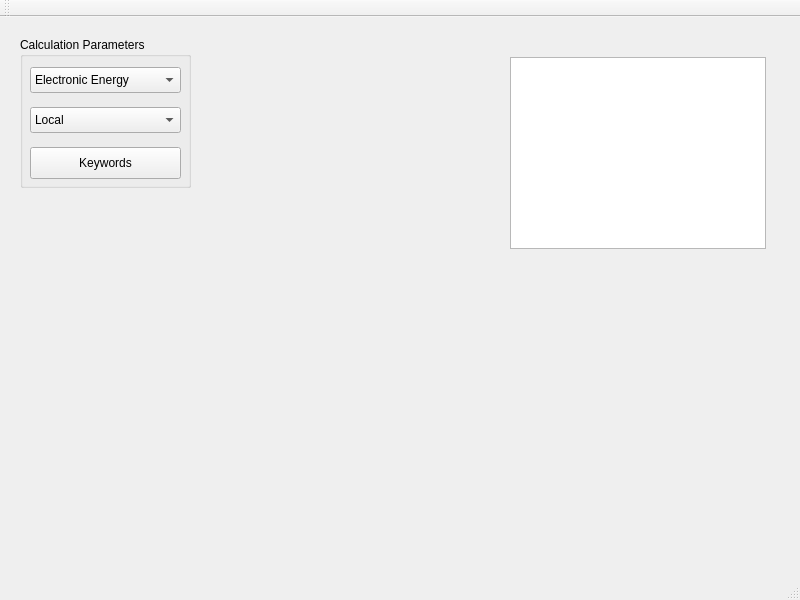
<?xml version="1.0" encoding="UTF-8"?>
<ui version="4.0">
 <class>MainWindow</class>
 <widget class="QMainWindow" name="MainWindow">
  <property name="geometry">
   <rect>
    <x>0</x>
    <y>0</y>
    <width>800</width>
    <height>600</height>
   </rect>
  </property>
  <property name="windowTitle">
   <string>MainWindow</string>
  </property>
  <widget class="QWidget" name="centralWidget">
   <widget class="QGroupBox" name="groupBox">
    <property name="geometry">
     <rect>
      <x>20</x>
      <y>20</y>
      <width>171</width>
      <height>151</height>
     </rect>
    </property>
    <property name="title">
     <string>Calculation Parameters</string>
    </property>
    <widget class="QPushButton" name="keywordsButton">
     <property name="geometry">
      <rect>
       <x>10</x>
       <y>110</y>
       <width>151</width>
       <height>32</height>
      </rect>
     </property>
     <property name="text">
      <string>Keywords</string>
     </property>
    </widget>
    <widget class="QComboBox" name="comboBox">
     <property name="geometry">
      <rect>
       <x>10</x>
       <y>30</y>
       <width>151</width>
       <height>26</height>
      </rect>
     </property>
     <item>
      <property name="text">
       <string>Electronic Energy</string>
      </property>
     </item>
     <item>
      <property name="text">
       <string>Properties</string>
      </property>
     </item>
     <item>
      <property name="text">
       <string>Geometry Optimisation</string>
      </property>
     </item>
     <item>
      <property name="text">
       <string>Harmonic Frequencies</string>
      </property>
     </item>
    </widget>
    <widget class="QComboBox" name="workstationtypeBox">
     <property name="geometry">
      <rect>
       <x>10</x>
       <y>70</y>
       <width>151</width>
       <height>26</height>
      </rect>
     </property>
     <item>
      <property name="text">
       <string>Local</string>
      </property>
     </item>
     <item>
      <property name="text">
       <string>Workstation</string>
      </property>
     </item>
    </widget>
   </widget>
   <widget class="QTextBrowser" name="zmatpreviewBrowser">
    <property name="geometry">
     <rect>
      <x>510</x>
      <y>40</y>
      <width>256</width>
      <height>192</height>
     </rect>
    </property>
   </widget>
  </widget>
  <widget class="QMenuBar" name="menuBar">
   <property name="geometry">
    <rect>
     <x>0</x>
     <y>0</y>
     <width>800</width>
     <height>22</height>
    </rect>
   </property>
  </widget>
  <widget class="QToolBar" name="mainToolBar">
   <attribute name="toolBarArea">
    <enum>TopToolBarArea</enum>
   </attribute>
   <attribute name="toolBarBreak">
    <bool>false</bool>
   </attribute>
  </widget>
  <widget class="QStatusBar" name="statusBar"/>
 </widget>
 <layoutdefault spacing="6" margin="11"/>
 <resources/>
 <connections/>
 <slots>
  <slot>keywordsWindow()</slot>
 </slots>
</ui>
